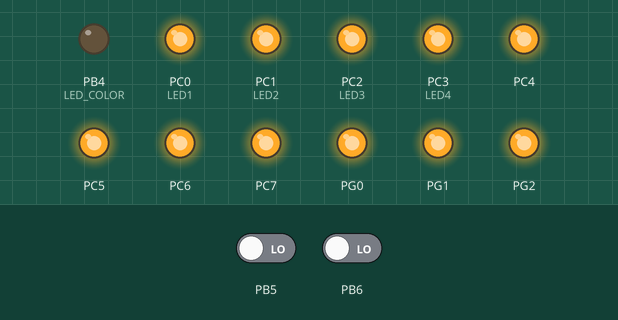
Bench run of a program on a simulated ATmega1281, built with avr-gcc and emulated at 16 MHz. On the bench: output pins drawn as LEDs (lit = HIGH). Inputs (shaded band) come from the test bench; at power-on: PB5 LOW, PB6 LOW.

Above: at 0.1 s.
Timing chart, 0 to 1.6 s (numbered marks = the images above):
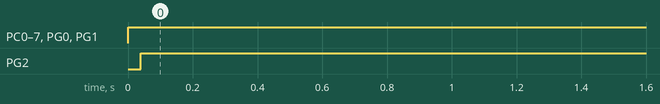

The program:

main.c
```c
/*
 * PCINT_project.c
 *
 * Created: 2023-12-10 오후 9:07:30
 * Author : dltkd
 */

#include "board.h"
#include <avr/io.h>
#include <util/delay.h>
#include "fnd.h"
#include <avr/interrupt.h>

static uint16_t fnd_num = 0;

void ioport_init(void);
void interrupt_init(void);

int main(void)
{
	ioport_init();
	interrupt_init();
	fnd_init();

	/* Replace with your application code */
	while (1)
	{
	}
}

void ioport_init(void)
{
	//DDRC의 하위 4bit을 출력하는 단자로 만든다.
	DDRC = _BV(LED1) | _BV(LED2) | _BV(LED3) | _BV(LED4);
	//MCU의 LED보드 4개의 불을 끈다.
	PORTC = 0xff;
	//MCU 보드의 SW2의 내부 pull-up저항을 활성화 한다.
	PORTE = _BV(SW2);
	//확장 보드의 SW3,4,5의 내부 pull-up저항을 활성화 한다.
	PORTD |= _BV(SW3) | _BV(SW4) |_BV(SW5);

}

void interrupt_init(void)
{
	// PCINT5와 PCINT6을 PCINT 입력으로 사용하도록 PCMSK0 레지스터를 설정한다.
	PCMSK0 = _BV(PCINT5) | _BV(PCINT6);
	// PCINT5와 PCINT6을 사용한 PCINT를 enable시키도록 PCICR 레지스터를 설정한다.
	PCICR = _BV(PCIE0);
	sei();
}
```

board.h
```c
/*
 * board.h
 *
 * Created: 2023-10-11 오후 8:13:25
 *  Author: dltkd
 */


#ifndef BOARD_H_
#define BOARD_H_

#define F_CPU 16000000L
// PORTC
#define LED1 PC0
#define LED2 PC1
#define LED3 PC2
#define LED4 PC3
// PORTB
#define LED_COLOR PB4
// PORTD
#define SW3 PD3
#define SW4 PD4
#define SW5 PD5
// PORTE
#define SW2 PE7


#endif /* BOARD_H_ */
```

fnd.c
```c
/*
 * ----------------------------------------------------------------------------
 * FND/LED interface functions
 *
 * Author       : Jungho Moon
 * Target MCU   : ATMEL AVR ATmega128/1281
 * ----------------------------------------------------------------------------
 */

#include "board.h"
#include <avr/interrupt.h>

void fnd_init(void);
void fnd_write(uint8_t, uint8_t);
void fnd_clear(uint8_t);
void fnd_clear_all(void);
void fnd_write_number(uint8_t, uint8_t, uint8_t);
void fnd_write_numbers(uint16_t num);
void led_write(uint8_t);

/* ----------------------------------------------------------------------------
 * initialize port for FND/LED interface
 * -------------------------------------------------------------------------- */
inline static void fnd_port_init(void)
{
    // configure output
    DDRC = 0xff;            // PORTC[7..0]
    DDRG = 0x07;            // PORTG[2..0]
    DDRB |= _BV(LED_COLOR);
}

/* ----------------------------------------------------------------------------
 * select FND to access
 * arguments
 *  - fnd_num: FND number (2 ~ 0)
 * -------------------------------------------------------------------------- */
inline static void fnd_select(uint8_t fnd_num)
{
    PORTG = fnd_num;
}

/* ----------------------------------------------------------------------------
 * deselect selected FND
 * -------------------------------------------------------------------------- */
inline static void fnd_deselect(void)
{
    PORTG = 0x07;
}

/* ----------------------------------------------------------------------------
 * initialize FND/LED
 * -------------------------------------------------------------------------- */
void fnd_init(void)
{
    fnd_port_init();
    fnd_clear_all();
    led_write(0xff);
}

/* ----------------------------------------------------------------------------
 * write FND
 * arguments
 *  - fnd_num: FND number (2 ~ 0)
 *  - value: 1-byte data to write
 * -------------------------------------------------------------------------- */
void fnd_write(uint8_t fnd_num, uint8_t value)
{
    uint8_t sreg;

    sreg = SREG;            // save SREG
    cli();                  // disable interrupt to prevent shared-data problem

    fnd_select(fnd_num);
    PORTC = value;
    fnd_deselect();

    if(sreg&0x80)           // if global interrupt was enabled before executing cli()
        sei();              // enable interrupt
}

/* ----------------------------------------------------------------------------
 * clear FND
 * arguments
 *  - fnd_num: FND number (2 ~ 0)
 * -------------------------------------------------------------------------- */
inline void fnd_clear(uint8_t fnd_num)
{
    fnd_write(fnd_num, 0);
}

/* ----------------------------------------------------------------------------
 * clear all FNDs
 * -------------------------------------------------------------------------- */
void fnd_clear_all(void)
{
    fnd_write(0, 0);
    fnd_write(1, 0);
    fnd_write(2, 0);
}

/* ----------------------------------------------------------------------------
 * display a hexadecimal number on an FND
 * arguments
 *  - fnd_num: FND number (0 ~ 2)
 *  - num: hexadecimal number to display on FND (0 ~ 0xf)
 *  - dot_on: dot is turned on if 1, or turned off otherwise
 * -------------------------------------------------------------------------- */
void fnd_write_number(uint8_t fnd_num, uint8_t num, uint8_t dot_on)
{
    static uint8_t num_code[] = {0x3f, 0x06, 0x5b, 0x4f, 0x66, 0x6d, 0x7d, 0x27, 0x7f, 0x6f,
                                  0x77, 0x7c, 0x39, 0x5e, 0x79, 0x71};
    uint8_t value;

    value = num_code[num] | (dot_on<<7);
    fnd_write(fnd_num, value);
}

void fnd_write_numbers(uint16_t num)
{
	uint16_t a = num%10;
	uint16_t b = (num/10)%10;
	uint16_t c = (num/100)%10;

	if(num<10)
	{
		fnd_write_number(0,a,0);
		fnd_write(1,0);
		fnd_write(2,0);
	}
	else if(num<100)
	{
		fnd_write_number(0,a,0);
		fnd_write_number(1,b,0);
		fnd_write(2,0);
	}
	else
	{
		fnd_write_number(0,a,0);
		fnd_write_number(1,b,0);
		fnd_write_number(2,c,0);
	}

}

/* ----------------------------------------------------------------------------
 * write LED
 * arguments
 *  - value: 1-byte data to write
 * -------------------------------------------------------------------------- */
void led_write(uint8_t value)
{
    uint8_t sreg;

    sreg = SREG;            // save SREG
    cli();                  // disable interrupt to prevent shared-data problem

    fnd_select(3);
    PORTC = value;
    fnd_deselect();

    if(sreg&0x80)           // if global interrupt was enabled before executing cli()
        sei();              // enable interrupt
}
```

fnd.h
```c
/*
 * ----------------------------------------------------------------------------
 *          Header file for FND/LED interface functions
 * ----------------------------------------------------------------------------
 */

#ifndef FND_H
#define FND_H

// function prototypes
void fnd_init(void);
void fnd_write(uint8_t, uint8_t);
void fnd_clear(uint8_t);
void fnd_clear_all(void);
void fnd_write_number(uint8_t, uint8_t, uint8_t);
void fnd_write_numbers(uint16_t num);
void led_write(uint8_t);
#endif
```

Measured:
- by itself, PC0 (LED1), PC1 (LED2), PC2 (LED3), PC3 (LED4), PC4–7, PG0, PG1: LOW → HIGH at 0.00 s
- by itself, PG2: LOW → HIGH at 0.04 s
